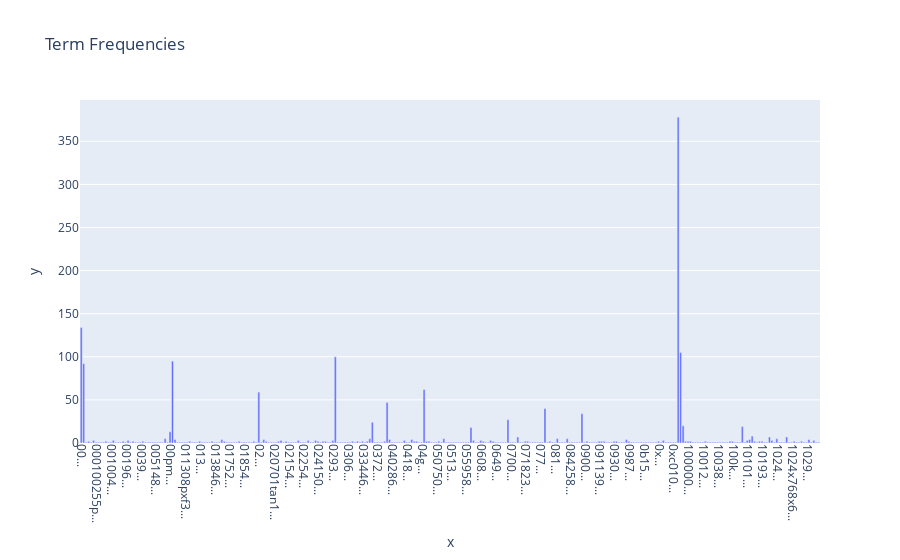

Notebook source saved alongside this figure:
### Markdown cell above
### >>> **Exercise 13 (take home):** 
The chart above only contains 300 vocabulary in the documents, and it's already computationally intensive to both compute and visualize. Can you efficiently reduce the number of terms you want to visualize as an exercise.

### Code cell
# Answer here

import plotly.express as px

term_frequencies = np.asarray(X_counts.sum(axis=0))[0] # 改用 numpy sum


fig = px.bar(x=[f'{voc[:10]}...' for voc in count_vect.get_feature_names_out()[:300]],
             y=term_frequencies[:300],
             title="Term Frequencies")
fig.update_xaxes(tickangle=90)
fig.show()

### Figure 1 — Plotly figure (JSON) as saved in the notebook; plotly's stock layout.template omitted (floating-point values rounded to 4 significant figures; data arrays with more than 128 entries replaced by an {"elided": "..."} marker saying what was removed)
{"data": [{"hovertemplate": "x=%{x}<br>y=%{y}<extra></extra>", "legendgroup": "", "marker": {"color": "#636efa", "pattern": {"shape": ""}}, "name": "", "orientation": "v", "showlegend": false, "textposition": "auto", "type": "bar", "x": {"elided": "300 str values"}, "xaxis": "x", "y": {"elided": "300 int values"}, "yaxis": "y"}], "layout": {"barmode": "relative", "legend": {"tracegroupgap": 0}, "title": {"text": "Term Frequencies"}, "xaxis": {"anchor": "y", "domain": [0, 1], "tickangle": 90, "title": {"text": "x"}}, "yaxis": {"anchor": "x", "domain": [0, 1], "title": {"text": "y"}}}}
